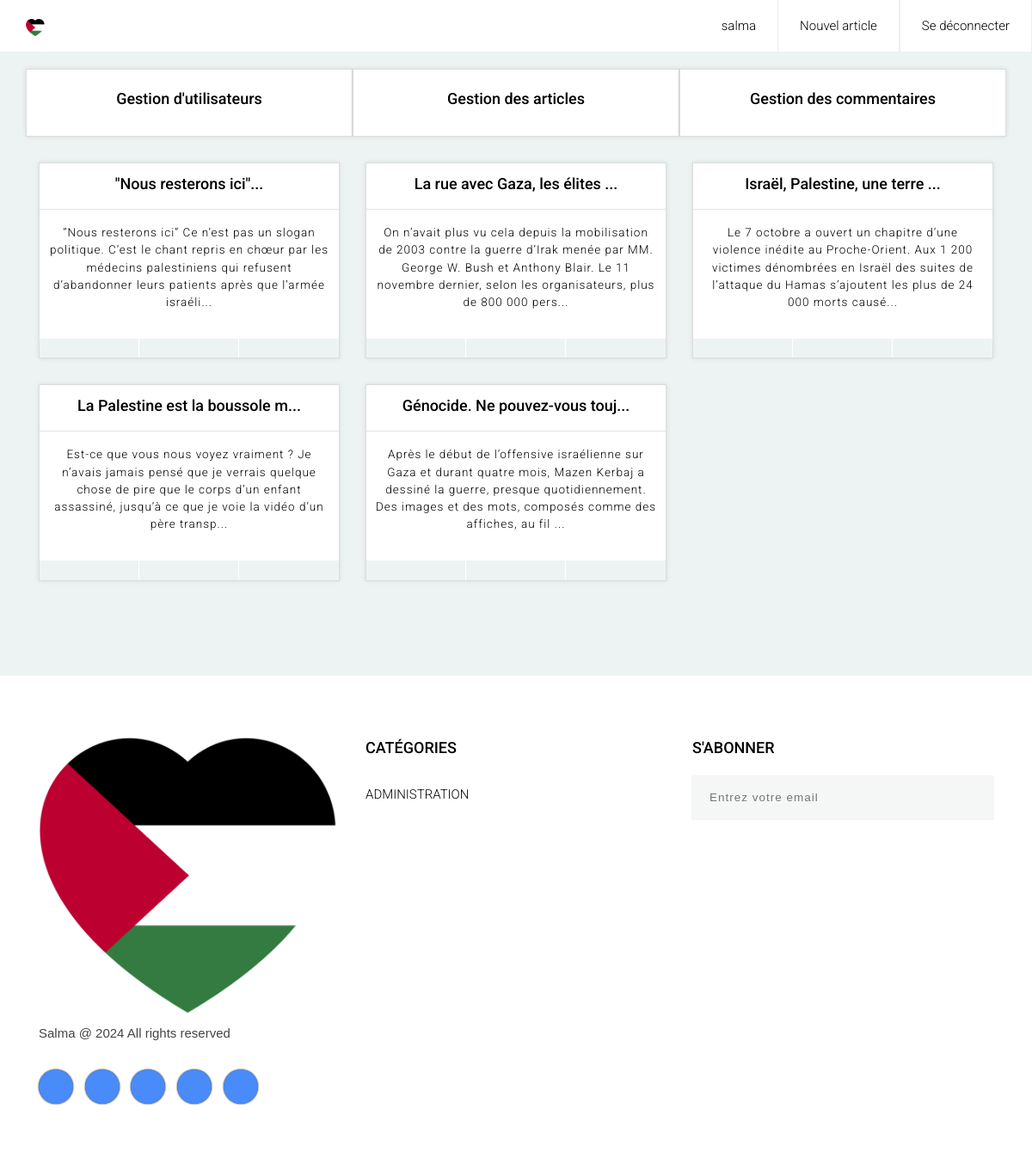
The app's page /admin&postManagement (signed in) with its own data.
### tables this page shows
CREATE TABLE IF NOT EXISTS `post` (
  `id` int NOT NULL AUTO_INCREMENT,
  `id_user` int NOT NULL,
  `id_category` int NOT NULL,
  `title` varchar(255) NOT NULL,
  `content` text NOT NULL,
  `chapo` varchar(255) NOT NULL,
  `dateCreated` date NOT NULL,
  `dateUpdated` date DEFAULT NULL,
  PRIMARY KEY (`id`),
  KEY `id_user` (`id_user`),
  KEY `id_category` (`id_category`)
);

### index.php (called while the page is built, shortened)
<?php
$router = new Router();
$router->routeReq();
?>

### models/Model.php (called while the page is built, shortened)
<?php
abstract class Model
{
    protected static $bdd;
    private static function setBdd()
    {
        self::$bdd = new PDO('mysql:host=localhost;dbname=blog','root','');
        self::$bdd->setAttribute(PDO::ATTR_ERRMODE, PDO::ERRMODE_WARNING);
    }
    protected function getBdd()
    {
        if (self::$bdd == null) {
            return self::$bdd;
        }
    }
}

### models/PostManager.php (called while the page is built, shortened)
<?php
class PostManager extends Model
{
    public function getPosts()
    {
        return $this->getAll('post', 'Post');
    }
    private function getAll($table)
    {
        $result = [];
        $req = self::$bdd->prepare("SELECT * FROM $table ORDER BY id desc");
        $req->execute();
        while ($data = $req->fetch(PDO::FETCH_ASSOC)) {
            $result[] = $data;
        }
        return $result;
    }
}

### views/viewPostManagement.php (the view)
<?php include 'extensions/adminMenu.php' ?>
<section class="blog-area section admin-manager-section">
	<div class="container">
		<div class="row">
            <?php foreach ($posts as $post): ?>
            <div class="col-lg-4 col-md-6">
                <div class="card h-100">
                    <div class="single-post post-style-1">
                        <div class="blog-info">
                            <h4 class="title manager-comment-title"><a href="post&id=<?= $post['id'] ?>"><b><?= substr($post['chapo'], 0, 30). "..." ?></b></a></h4><hr>
						</div>
                        <div class="blog-info">
                            <h6 class="title title-padding"><?= substr($post['content'], 0, 200). "..." ?></h6>
                            <ul class="post-footer">
                                <li><a href="admin&modifyPost&id=<?= $post['id'] ?>"><ion-icon name="pencil"></ion-icon></a></li>
                                <li><a href="admin&deletePost&id=<?= $post['id'] ?>" onclick="return confirm('Voulez-vous supprimer définitivement cet article ?')"><ion-icon name="trash"></ion-icon></a></li>
                                <li><a href="post&id=<?= $post['id'] ?>"><ion-icon name="eye"></ion-icon></a></li>
                            </ul>
                        </div>
                    </div>
                </div>
		    </div>
            <?php endforeach ?>
        </div>
	</div>
</section>

### public/layout-1/css/styles.css (style rules this page uses)
html { font-size: 100%; height: 100%; overflow-x: hidden; touch-action: manipulation; }
body { font-size: 15px; font-family: 'Roboto', sans-serif; width: 100%; height: 100%; margin: 0; font-weight: 300; -webkit-font-smoothing: antialiased; -moz-osx-font-smoothing: grayscale; word-wrap: break-word; background: #EDF3F3; color: #000; }
h1, h2, h3, h4, h5, h6, p, a, ul, span, li, img { margin: 0; padding: 0; font-weight: 300; }
h1,h2,h3,h4,h5,h6 { line-height: 1.5; }
h4 { font-size: 1.2em; }
h6 { font-size: .9em; letter-spacing: 1px; }
a, button { display: inline-block; text-decoration: none; color: inherit; transition: all .3s; }
b { font-weight: 500; }
li { list-style: none; display: inline-block; }
.section { padding: 70px 0 40px; }
.card { background: transparent; border: 0; }
.blog-area .row div[class^="col"] { margin-bottom: 30px; }
.blog-area { text-align: center; background: #EDF3F3; }
.blog-area .single-post { height: 100%; position: relative; padding-bottom: 45px; overflow: hidden; box-shadow: 0px 0px 5px rgba(0,0,0,.1); border: 1px solid #ddd; background: #fff; }
.blog-area .single-post .title { padding: 20px 30px 30px; }
.single-post .post-footer { position: absolute; bottom: 0; left: 0; right: 0; text-align: center; }
.single-post .post-footer > li { width: 33.33%; display: inline-block; border-right: 1px solid #fff; background: #EDF3F3; }
.single-post .post-footer > li:first-child { float: left; }
.single-post .post-footer > li:last-child { border: 0px; float: right; }

### public/single-post-3/css/styles.css (style rules this page uses)
html { font-size: 100%; height: 100%; overflow-x: hidden; touch-action: manipulation; }
body { font-size: 15px; font-family: 'Roboto', sans-serif; width: 100%; height: 100%; margin: 0; font-weight: 300; -webkit-font-smoothing: antialiased; -moz-osx-font-smoothing: grayscale; word-wrap: break-word; background: #EDF3F3; color: #000; }
h1, h2, h3, h4, h5, h6, p, a, ul, span, li, img { margin: 0; padding: 0; font-weight: 300; }
h1,h2,h3,h4,h5,h6 { line-height: 1.5; }
h4 { font-size: 1.2em; }
h6 { font-size: .9em; letter-spacing: 1px; }
a, button { display: inline-block; text-decoration: none; color: inherit; transition: all .3s; }
b { font-weight: 500; }
li { list-style: none; display: inline-block; }
.section { padding: 70px 0 40px; }
.card { background: transparent; border: 0; }
.single-post .post-footer { position: absolute; bottom: 0; left: 0; right: 0; text-align: center; }
.single-post .post-footer > li { width: 33.33%; display: inline-block; border-right: 1px solid #fff; background: #EDF3F3; }
.single-post .post-footer > li:first-child { float: left; }
.single-post .post-footer > li:last-child { border: 0px; float: right; }

### public/css/style.css (style rules this page uses)
.admin-manager-section { padding: 0px 0 40px; }
.manager-comment-title { padding: 10px 10px 0px !important; }
.title-padding { padding: 0px 10px 10px !important; }

### records on screen
post: chapo "\"Nous resterons ici\"", content "“Nous resterons ici” Ce n’est pas un slogan politique. C’est le chant repris en chœur par les médecins palestiniens qui refusent d’abandonner leurs patients après que l’armée israéli"
post: chapo "La rue avec Gaza, les élites", content "On n’avait plus vu cela depuis la mobilisation de 2003 contre la guerre d’Irak menée par MM. George W. Bush et Anthony Blair. Le 11 novembre dernier, selon les organisateurs, plus de 800 000 pers"
post: chapo "Israël, Palestine, une terre", content "Le 7 octobre a ouvert un chapitre d’une violence inédite au Proche-Orient. Aux 1 200 victimes dénombrées en Israël des suites de l’attaque du Hamas s’ajoutent les plus de 24 000 morts causé"
post: chapo "La Palestine est la boussole m", content "Est-ce que vous nous voyez vraiment ? Je n’avais jamais pensé que je verrais quelque chose de pire que le corps d’un enfant assassiné, jusqu’à ce que je voie la vidéo d’un père transp"
post: chapo "Génocide. Ne pouvez-vous touj", content "Après le début de l’offensive israélienne sur Gaza et durant quatre mois, Mazen Kerbaj a dessiné la guerre, presque quotidiennement. Des images et des mots, composés comme des affiches, au fil"

### other values on screen
$_SESSION['firstName'] "salma"
